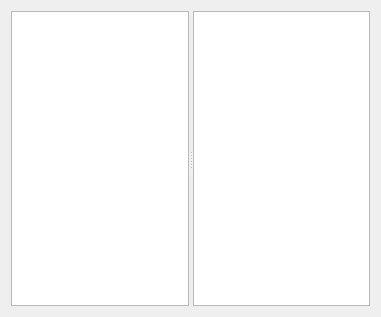
<?xml version="1.0" encoding="UTF-8"?>
<ui version="4.0">
 <class>LReportPropertyPageText</class>
 <widget class="QWidget" name="LReportPropertyPageText">
  <property name="geometry">
   <rect>
    <x>0</x>
    <y>0</y>
    <width>381</width>
    <height>317</height>
   </rect>
  </property>
  <property name="windowTitle">
   <string>Form</string>
  </property>
  <layout class="QVBoxLayout" name="verticalLayout">
   <item>
    <widget class="QSplitter" name="splitter">
     <property name="orientation">
      <enum>Qt::Horizontal</enum>
     </property>
     <widget class="QTextEdit" name="textEdit"/>
     <widget class="Leaf::ModelTreeView" name="treeView">
      <attribute name="headerDefaultSectionSize">
       <number>38</number>
      </attribute>
     </widget>
    </widget>
   </item>
  </layout>
 </widget>
 <customwidgets>
  <customwidget>
   <class>Leaf::ModelTreeView</class>
   <extends>QTreeView</extends>
   <header>designer/modeltreeview.h</header>
  </customwidget>
 </customwidgets>
 <resources/>
 <connections/>
</ui>
